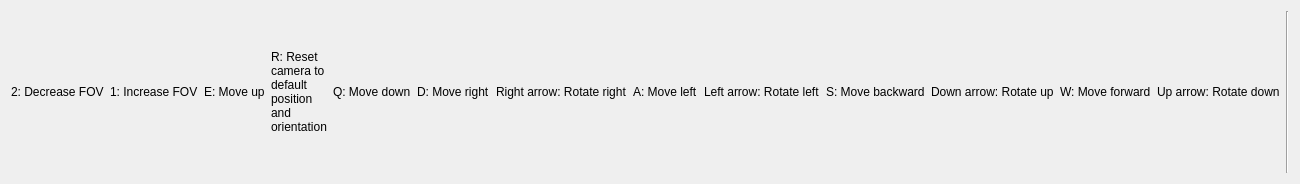
<?xml version="1.0" encoding="UTF-8"?>
<ui version="4.0">
 <class>CameraControlsHelp</class>
 <widget class="QWidget" name="CameraControlsHelp">
  <property name="geometry">
   <rect>
    <x>0</x>
    <y>0</y>
    <width>414</width>
    <height>184</height>
   </rect>
  </property>
  <property name="windowTitle">
   <string>Camera Controls</string>
  </property>
  <layout class="QHBoxLayout" name="horizontalLayout">
   <item>
    <widget class="QLabel" name="label_14">
     <property name="text">
      <string>2: Decrease FOV</string>
     </property>
     <property name="alignment">
      <set>Qt::AlignLeading|Qt::AlignLeft|Qt::AlignVCenter</set>
     </property>
    </widget>
   </item>
   <item>
    <widget class="QLabel" name="label_13">
     <property name="text">
      <string>1: Increase FOV</string>
     </property>
     <property name="alignment">
      <set>Qt::AlignLeading|Qt::AlignLeft|Qt::AlignVCenter</set>
     </property>
    </widget>
   </item>
   <item>
    <widget class="QLabel" name="label_10">
     <property name="text">
      <string>E: Move up</string>
     </property>
     <property name="alignment">
      <set>Qt::AlignLeading|Qt::AlignLeft|Qt::AlignVCenter</set>
     </property>
    </widget>
   </item>
   <item>
    <widget class="QLabel" name="label_11">
     <property name="text">
      <string>R: Reset camera to default position and orientation</string>
     </property>
     <property name="alignment">
      <set>Qt::AlignLeading|Qt::AlignLeft|Qt::AlignVCenter</set>
     </property>
     <property name="wordWrap">
      <bool>true</bool>
     </property>
    </widget>
   </item>
   <item>
    <widget class="QLabel" name="label_9">
     <property name="text">
      <string>Q: Move down</string>
     </property>
     <property name="alignment">
      <set>Qt::AlignLeading|Qt::AlignLeft|Qt::AlignVCenter</set>
     </property>
    </widget>
   </item>
   <item>
    <widget class="QLabel" name="label_4">
     <property name="text">
      <string>D: Move right</string>
     </property>
     <property name="alignment">
      <set>Qt::AlignLeading|Qt::AlignLeft|Qt::AlignVCenter</set>
     </property>
    </widget>
   </item>
   <item>
    <widget class="QLabel" name="label_7">
     <property name="text">
      <string>Right arrow: Rotate right</string>
     </property>
     <property name="alignment">
      <set>Qt::AlignLeading|Qt::AlignLeft|Qt::AlignVCenter</set>
     </property>
    </widget>
   </item>
   <item>
    <widget class="QLabel" name="label_3">
     <property name="text">
      <string>A: Move left</string>
     </property>
     <property name="alignment">
      <set>Qt::AlignLeading|Qt::AlignLeft|Qt::AlignVCenter</set>
     </property>
    </widget>
   </item>
   <item>
    <widget class="QLabel" name="label_8">
     <property name="text">
      <string>Left arrow: Rotate left</string>
     </property>
     <property name="alignment">
      <set>Qt::AlignLeading|Qt::AlignLeft|Qt::AlignVCenter</set>
     </property>
    </widget>
   </item>
   <item>
    <widget class="QLabel" name="label_2">
     <property name="text">
      <string>S: Move backward</string>
     </property>
     <property name="alignment">
      <set>Qt::AlignLeading|Qt::AlignLeft|Qt::AlignVCenter</set>
     </property>
    </widget>
   </item>
   <item>
    <widget class="QLabel" name="label_5">
     <property name="text">
      <string>Down arrow: Rotate up</string>
     </property>
     <property name="alignment">
      <set>Qt::AlignLeading|Qt::AlignLeft|Qt::AlignVCenter</set>
     </property>
    </widget>
   </item>
   <item>
    <widget class="QLabel" name="label">
     <property name="text">
      <string>W: Move forward</string>
     </property>
     <property name="alignment">
      <set>Qt::AlignLeading|Qt::AlignLeft|Qt::AlignVCenter</set>
     </property>
    </widget>
   </item>
   <item>
    <widget class="QLabel" name="label_6">
     <property name="text">
      <string>Up arrow: Rotate down</string>
     </property>
     <property name="alignment">
      <set>Qt::AlignLeading|Qt::AlignLeft|Qt::AlignVCenter</set>
     </property>
    </widget>
   </item>
   <item>
    <widget class="Line" name="line">
     <property name="orientation">
      <enum>Qt::Vertical</enum>
     </property>
    </widget>
   </item>
  </layout>
 </widget>
 <resources/>
 <connections/>
</ui>
